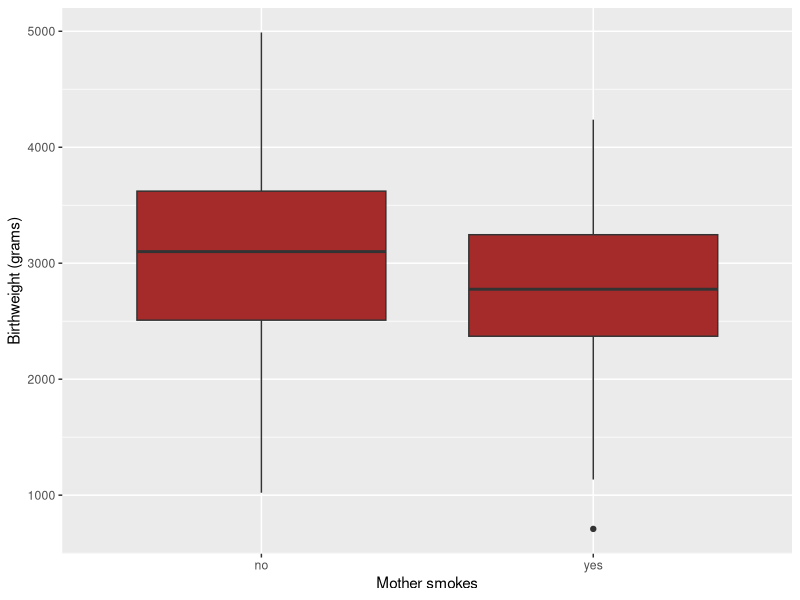
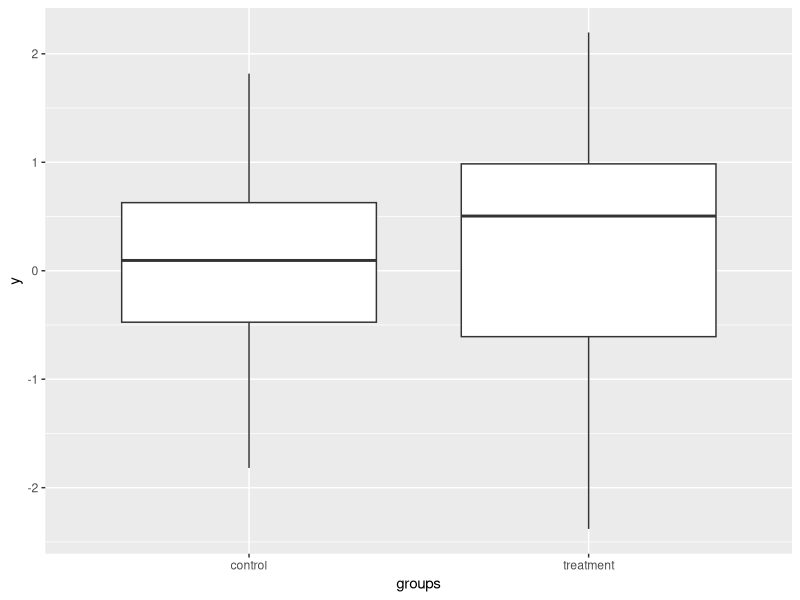
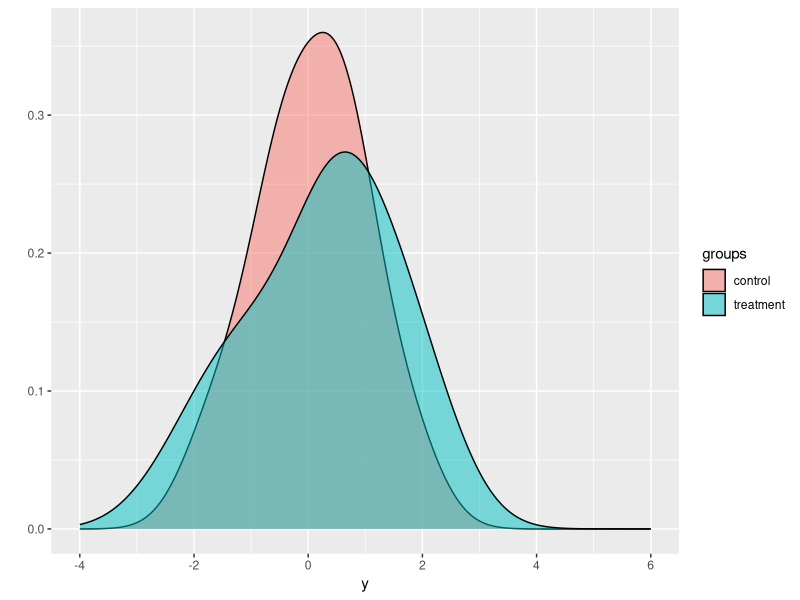
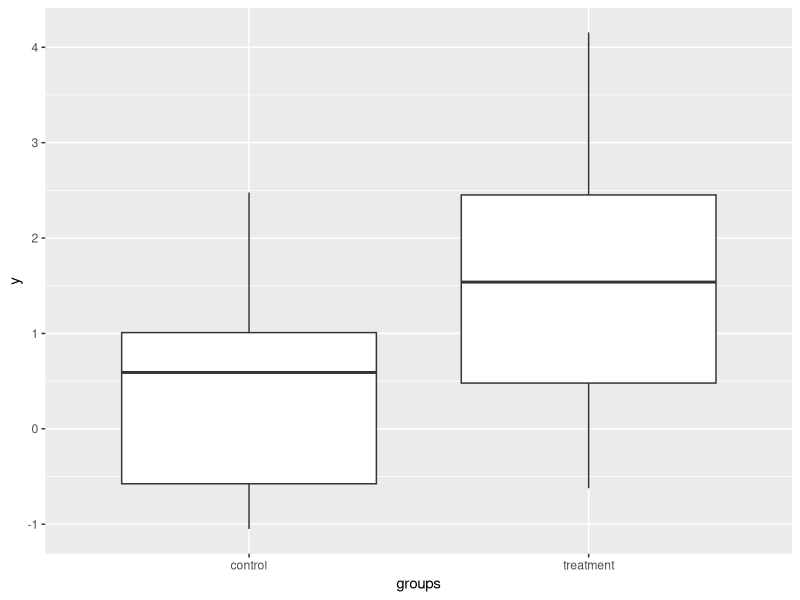
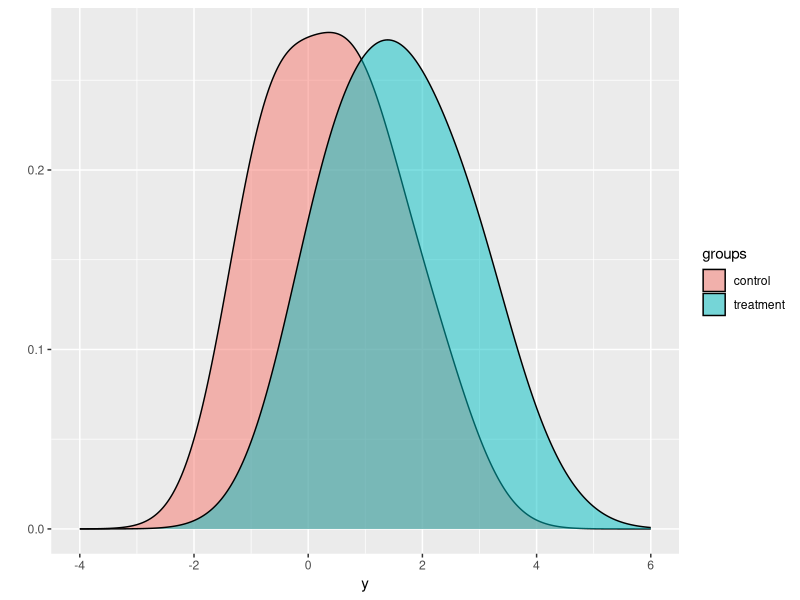
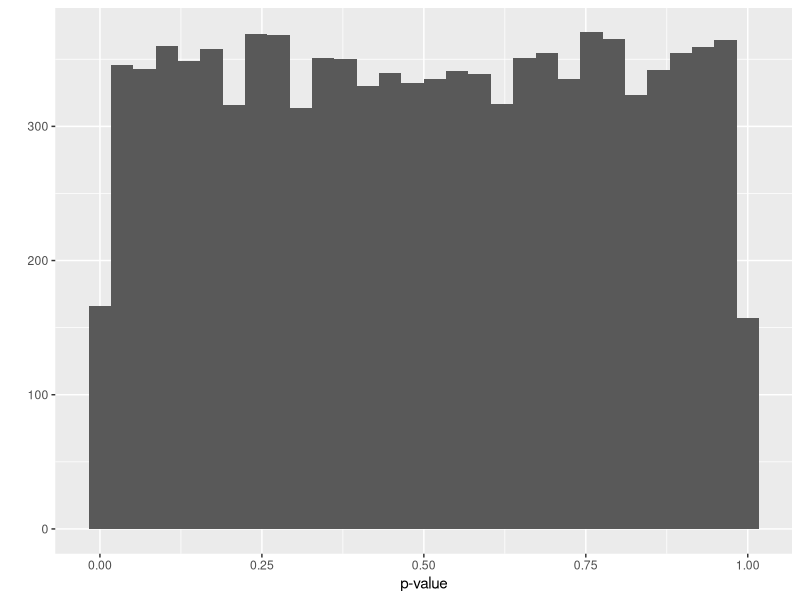
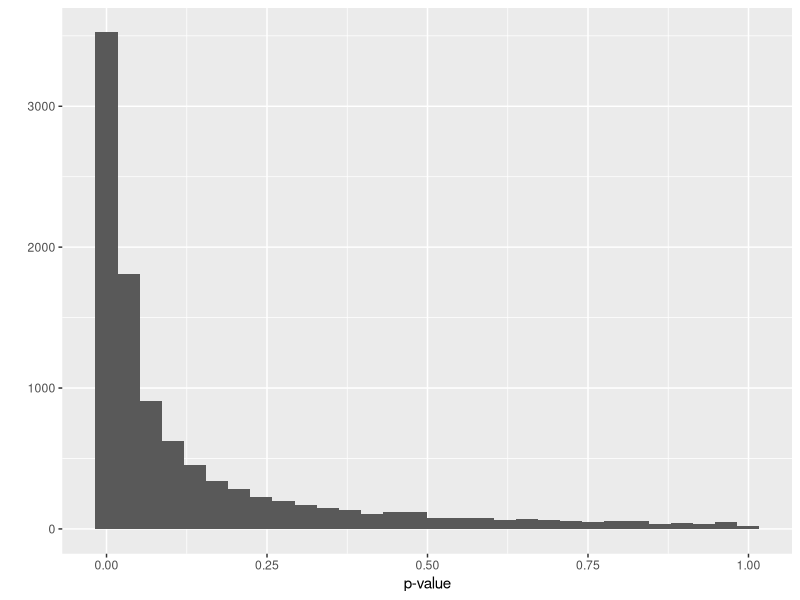
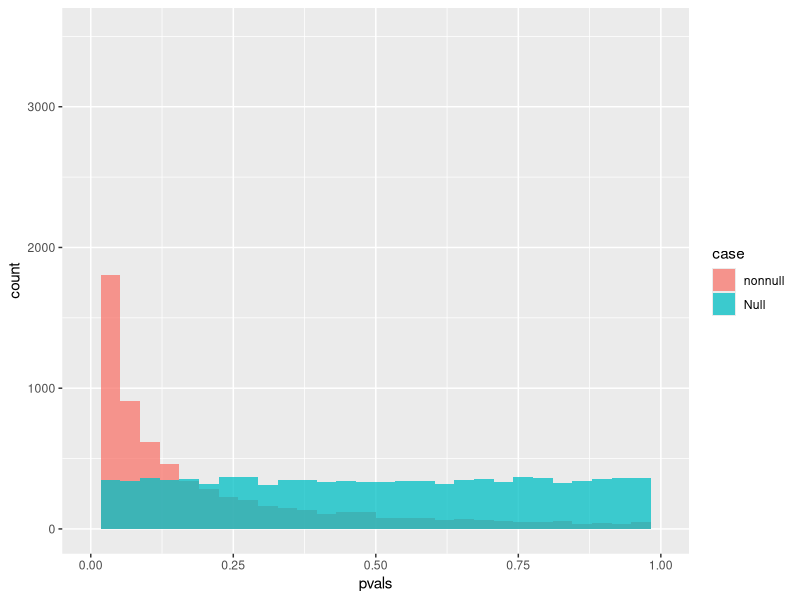

Source code (R) for these figures, in order:
## ---- chunk 1
library(tidyverse)
## ---- chunk 2
# Load data from MASS into a tibble
birthwt <- as_tibble(MASS::birthwt)

# Rename variables
birthwt <- birthwt %>%
  rename(birthwt.below.2500 = low, 
         mother.age = age,
         mother.weight = lwt,
         mother.smokes = smoke,
         previous.prem.labor = ptl,
         hypertension = ht,
         uterine.irr = ui,
         physician.visits = ftv,
         birthwt.grams = bwt)

# Change factor level names
birthwt <- birthwt %>%
  mutate(race = recode_factor(race, `1` = "white", `2` = "black", `3` = "other")) %>%
  mutate_at(c("mother.smokes", "hypertension", "uterine.irr", "birthwt.below.2500"),
            ~ recode_factor(.x, `0` = "no", `1` = "yes"))

## ---- chunk 3
# Create boxplot showing how birthwt.grams varies between
# smoking status

qplot(x = mother.smokes , y = birthwt.grams, 
      
     geom = "boxplot", data = birthwt,
     xlab = "Mother smokes",
     ylab = "Birthweight (grams)",
     fill = I("brown"))

## ---- chunk 4
# Notice the consistent use of round() to ensure that our summaries 
# do not have too many decimal values

birthwt %>%
  group_by(mother.smokes) %>% 
  summarize(mean.birthwt= round(mean(birthwt.grams), 0),
            sd.birthwt = round(sd(birthwt.grams), 0))

## ---- chunk 5

birthwt %>%
  group_by(mother.smokes) %>%
  summarize(num.obs = n(),
            mean.birthwt = round(mean(birthwt.grams), 0),
            sd.birthwt = round(sd(birthwt.grams), 0), 
            se.birthwt = round(sd(birthwt.grams)/ sqrt(num.obs), 0))
## ---- chunk 6
birthwt.t.test <- t.test(birthwt.grams ~ mother.smokes, data = birthwt)

birthwt.t.test

## ---- chunk 7

names(birthwt.t.test)

birthwt.t.test$p.value

birthwt.t.test$estimate

birthwt.t.test$conf.int

attr(birthwt.t.test$conf.int, "conf.level") # confidence level 

## ---- chunk 8
# Calculate difference in means between smoking and nonsmoking groups

birthwt.t.test$estimate

birthwt.smoke.diff <- round(birthwt.t.test$estimate[1] - birthwt.t.test$estimate[2], 1)
                            
birthwt.smoke.diff

# Confidence Level as a % 

conf.level <- attr(birthwt.t.test$conf.int, "conf.level") * 100
conf.level

## ---- chunk 9

with(birthwt, t.test(x=birthwt.grams[mother.smokes=="no"],
                     y= birthwt.grams[mother.smokes=="yes"]))

## ---- chunk 10
set.seed(12345)    # keeps the same random number generation
# Function to generate data

generateSimulationData <- function(n1, n2, mean.shift = 0) {
  
 y <- rnorm(n1+n2) +c(rep(0,n1), rep(mean.shift, n2)) 
  
groups <- c(rep("control", n1), rep("treatment", n2))  

data.frame(y= y, groups = groups)
}

## ---- chunk 11
n1 = 30 
n2 = 40 

# Observation, null case

obs.data <- generateSimulationData(n1=n1 , n2 = n2)
obs.data

# Box plots
qplot(x = groups, y= y, data = obs.data, geom = "boxplot")

# Density plots
qplot(fill = groups, x = y, data = obs.data, geom = "density",
alpha = I(0.5),
adjust = 1.5, 
xlim = c(-4,6))

# t-test   # mainly used when sample size is too small or population standard deviation is unknown

t.test(y~ groups, data= obs.data)



## ---- chunk 12


# Non-null case, very strong treatment effect
# Observation, null case

obs.data <- generateSimulationData(n1 = n1, n2 = n2 , mean.shift=1.5)


# Box plots

qplot( x = groups, y= y, data = obs.data, geom = "boxplot")

# Density plots

qplot(fill = groups, x=y, data= obs.data, geom = "density",
alpha = I(0.5),
adjust = 1.5, 
xlim = c(-4,6))


# t-test

t.test(y~ groups, data = obs.data)

## ---- chunk 13
NUM_ITER <- 10000   # initialize vector for storage through the for loops
pvals<- matrix(0, nrow = NUM_ITER, ncol = 2)  # initialized our vectors 

for(i in 1:NUM_ITER){
  # generate data 
  
  obs.null <- generateSimulationData(n1=n1, n2 = n2)
  obs.alt <- generateSimulationData(n1=n1, n2=n2, mean.shift = 0.5)
  
  
 #record p -values 
  
  pvals[i,1]<- t.test(y~ groups, data = obs.null)$p.value
  pvals[i,2]<- t.test(y~ groups, data = obs.alt)$p.value               
  
  }
pvals<- as.data.frame(pvals)
colnames(pvals)<- c("null", "nonnull")

#plotting routine 


qplot(x= null, data = pvals, xlab= "p-value")
     xlim = c(0,1)
     main = "P-value when treatment has 0 effect"
  
#  P - value when treatmenth as a MODERATe effect 
    qplot(x= nonnull, data = pvals, xlab= "p-value")
     xlim = c(0,1)
     main = "P value when treatment has Moderate effect" 
# stopped here 
# start here 03/10/2021
## ---- chunk 14
# Let's start by reshaping the data
# This approach isn't the best one, but it works well for this simple case

pvals.df<- data.frame(pvals = c(pvals$null, pvals$nonnull),
                       
                      case = c(rep("Null", NUM_ITER),
                               rep("nonnull", NUM_ITER)))

# Plot

ggplot(data = pvals.df, aes(x = pvals, fill = case)) +
  geom_histogram(alpha = 0.75 , position = "identity") + 
  xlim(0,1)

## ---- chunk 15
# Formula specification

birthwt.wilcox.test <- wilcox.test(birthwt.grams ~ mother.smokes, data = birthwt, conf.int = TRUE)
birthwt.wilcox.test

# x,y specification
with(birthwt, wilcox.test(x= birthwt.grams[mother.smokes=="no"],
                          y= birthwt.grams[mother.smokes=="yes"]))

## ---- chunk 16
class(birthwt.wilcox.test)
## ---- chunk 17
# qq plot
p.birthwt<- ggplot(data = birthwt, aes(sample = birthwt.grams))
p.birthwt + stat_qq() + stat_qq_line()

# Separate plots for different values of smoking status
p.birthwt + stat_qq() + stat_qq_line() + facet_grid(. ~ mother.smokes)


# qq plot for 115 observations of truly normal data

df <- data.frame(x = rnorm(115))
ggplot(data= df, aes(sample = x)) + stat_qq() + stat_qq_line()

## ---- chunk 18
set.seed(12345)
fake.data <- data.frame(x = rexp(200))
p.fake <- ggplot(fake.data, aes(sample = x))
qplot(x, data = fake.data)
p.fake + stat_qq() + stat_qq_line()
## ---- chunk 19
weight.smoke.tbl <- with(birthwt, table(birthwt.below.2500, mother.smokes))
weight.smoke.tbl

## ---- chunk 20
birthwt.fisher.test <- fisher.test(weight.smoke.tbl)
birthwt.fisher.test
attributes(birthwt.fisher.test)
## ---- chunk 21
chisq.test(weight.smoke.tbl)   # don't stress to much about chi squared 

# stop here 
## ---- chunk 22
# Manually enter the data



## ---- chunk 23


# Fix dimnames


# Output


## ---- chunk 24


## ---- chunk 25


# Run Fisher's exact test

